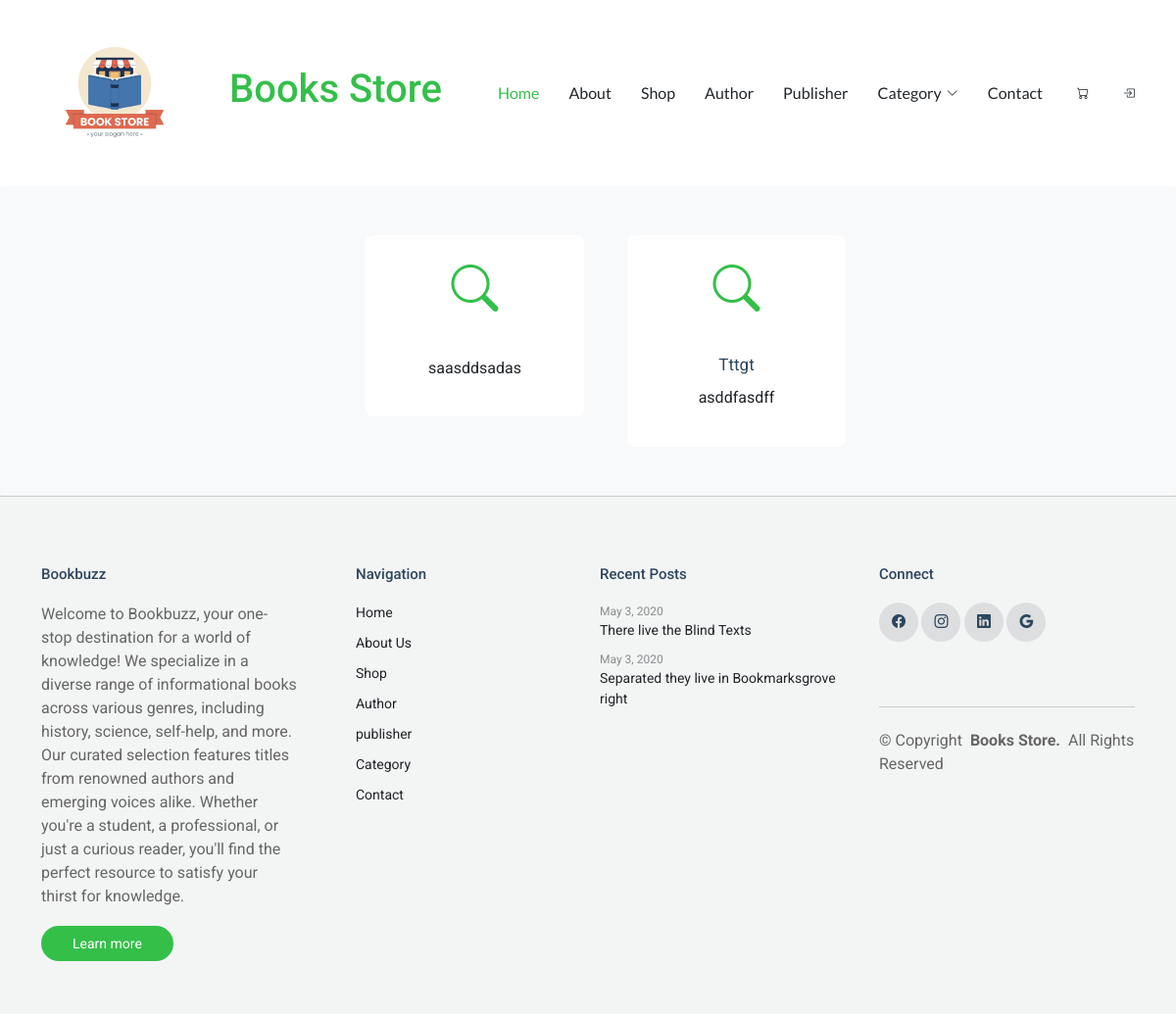
The page /User/about.php on the database as committed earlier.
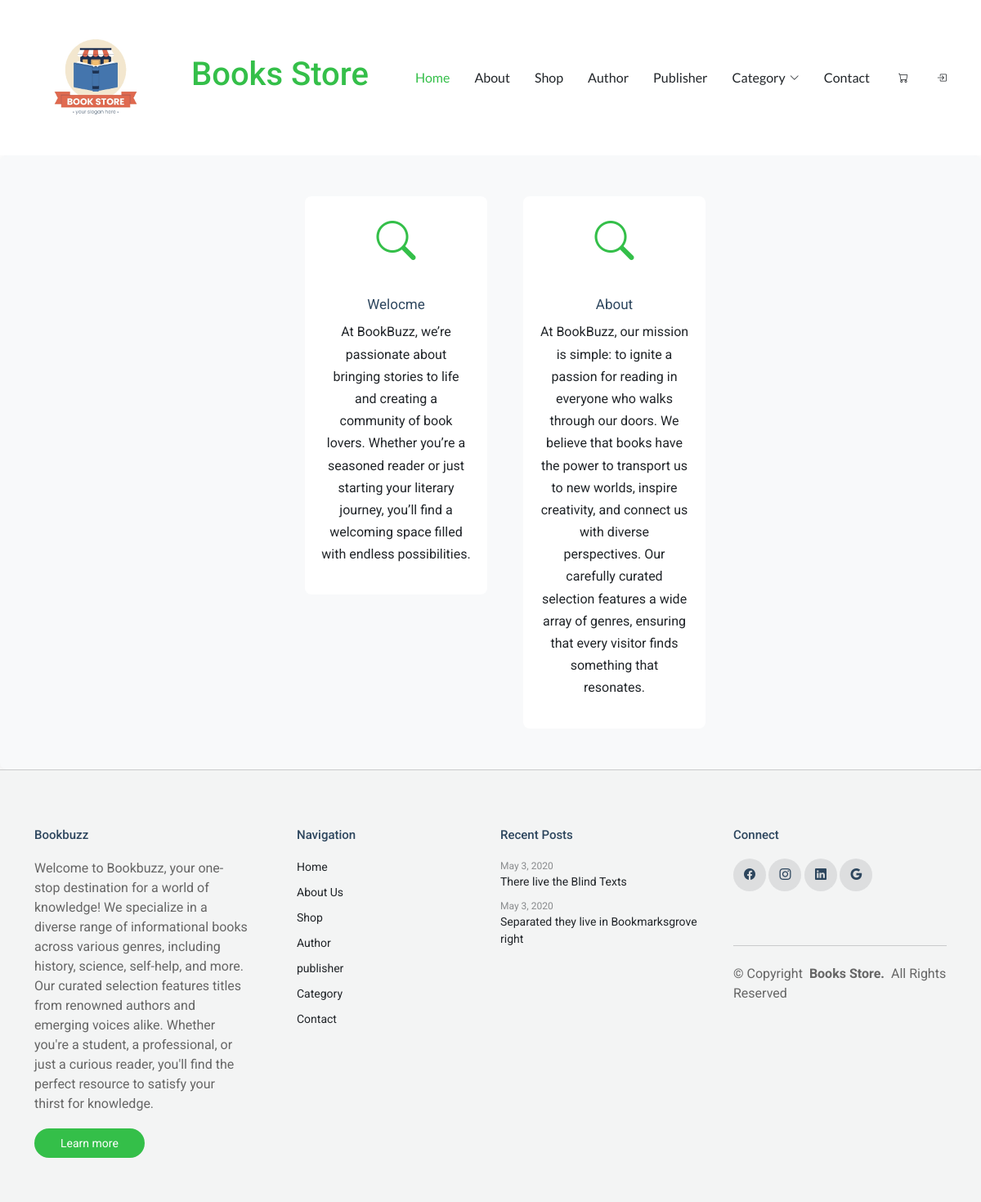
The same page on the database as committed later.
### tables this page shows
CREATE TABLE `about_us` (
  `AboutID` int(11) NOT NULL,
  `Title` varchar(30) NOT NULL,
  `Description` varchar(1000) NOT NULL,
  `Record_insert` timestamp NOT NULL DEFAULT current_timestamp()
);

### User/about.php (the view, shortened to what this page needs)
<?php
include("header.php");
?>
<section id="services-2" class="services-2 section">
  <div class="container">
    <div class="row justify-content-center" data-aos="fade-up">
      <div class="col-md-12 col-lg-6 ps-lg-5">
        <div class="row">
          <?php
          $query = "SELECT * FROM `about_us`";
          $result = mysqli_query($conn, $query);
          while ($row = mysqli_fetch_array($result)) { ?>
            <div class="col-6 col-sm-6 col-md-6 col-lg-6">
              <div class="services-item" data-aos="fade-up">
                <div class="services-icon">
                  <i class="bi bi-search"></i>
                </div>
                <div>
                  <h3><?php echo $row[1]; ?></h3>
                  <p><?php echo $row[2]; ?></p>
                </div>
              </div>
            </div>
          <?php } ?>
        </div>
      </div>
    </div>
  </div>
</section>
<?php
include("footer.php");
?>

Rows that differ between the two databases and show on the page:
changed about_us: Title (not shown) → "Welocme"; Description "saasddsadas" → "At BookBuzz, we’re passionate about bringing stories to life and creating a community of book lovers. Whether you’re a seasoned reader or just starting your literary journey, you’ll find a welcoming space filled with endless possibilities."
changed about_us: Title "Tttgt" → "About"; Description "asddfasdff" → "At BookBuzz, our mission is simple: to ignite a passion for reading in everyone who walks through our doors. We believe that books have the power to transport us to new worlds, inspire creativity, and connect us with diverse perspectives. Our carefully curated selection features a wide array of genres, ensuring that every visitor finds something that resonates."
